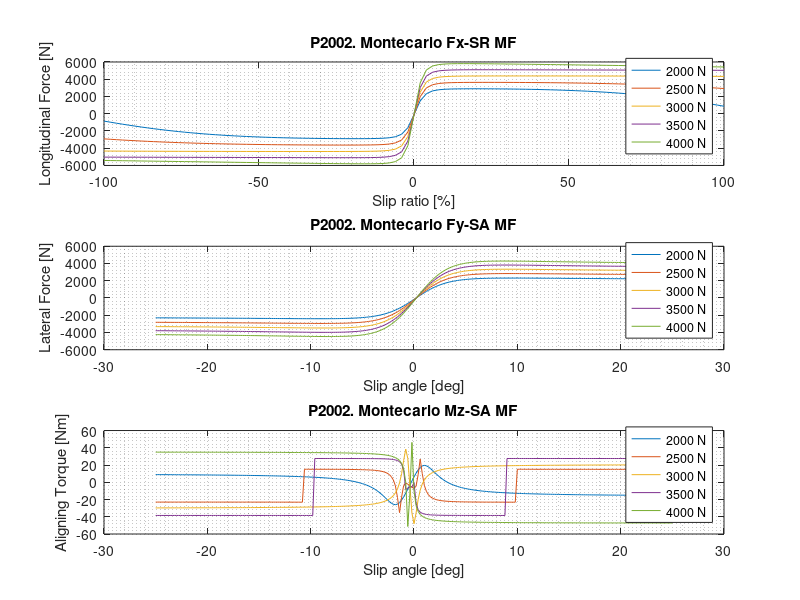

MATLAB code to generate this figure:
% Monte carlo equation Tyre_Mode %
clear all;


Fz_range = [2:0.5:4]; % Normal Force per tyre [kN]
slip_range = [-100:2:100]; % Slip ratio [%]
slip_angle = [-25:0.2:25]; % Slip angle [deg]
cmb = 2; % Camber [deg]

% LONGITUDINAL
% Independent parameters
b0 = 1.65;
b2 = 1490;
b4 = 276;
b8 = 1.2;
b10 = -0.176;
b11 = 0;
% Dependent parameters
b1 = -9.46;
b3 = 130;
b5 = 0.0886;
b6 = 0.000402;
b7 = -0.0615;
b9 = 0.03;
b12 = 0;

i = 1;
j = 1;
while i <= length(slip_range)
    slip = slip_range(i);
    while j <= length(Fz_range)
        Fz = Fz_range(j);
        
        C = b0;
        D = Fz*(b1*Fz+b2);
        BCD = (b3*Fz^2+b4*Fz)*exp(-b5*Fz);
        B = BCD/(C*D);
        H = b9*Fz+b10;
        V = b11*Fz+b12;
        E = (b6*Fz^2+b7*Fz+b8);
        Bx = B*(slip+H);
        
        Fx(i,j) = D*sin(C*atan(Bx-E*(Bx-atan(Bx))))+V;
        j = j+1;
    end
    j = 1;
    i = i+1;
end

% LATERAL
% Independent parameters
a0 = 1.3; % 1.551
a2 = 1262;
a3 = 2683;
a4 = 12.8;
a7 = 0.057;
a9 = -0.012;
a11 = -14;
% a17 = 0;
% Dependent parameters
a1 = -42;
a6 = -0.11;
a8 = -0.019;
a12 = 4.6;
% Camber dependent-parameters
a5 = 0.014;
a10 = -0.082;
a13 = 0.35;
% a14 = 10;
% a15 = -0.005;
% a16 = -0.05;

i = 1;
j = 1;
while i <= length(slip_angle)
    slip = slip_angle(i);
    while j <= length(Fz_range)
        Fz = Fz_range(j);
        
        C = a0;
        D = Fz*(a1*Fz+a2);
        BCD = a3*sin(atan(Fz/a4)*2)*(1-a5*abs(cmb));
        B = BCD/(C*D);
        H = a8*cmb+a9*Fz+a10;
        V = a11*Fz*cmb+a12*Fz+a13;
        E = (a6*Fz+a7);
        Bx = B*(slip+H);
        
        Fy(i,j) = D*sin(C*atan(Bx-E*(Bx-atan(Bx))))+V;
        j = j+1;
    end
    j = 1;
    i = i+1;
end

% ALIGNING MOMENT
% Aligning coeff
c0 = 2.4;
c1 = -3.1;
c2 = -5.21;
c3 = -1.35;
c4 = -5.4;
c5 = 0;
c6 = 0;
c7 = 0.037;
c8 = -0.284;
c9 = -1.86;
c10 = -0.052;
c11 = 0.029;
c12 = -0.0042;
c13 = -0.14;
c14 = 0.04;
c15 = -0.884;
c16 = -0.19;
c17 = 0.4;


i = 1;
j = 1;
while i <= length(slip_angle)
    slip = slip_angle(i);
    while j <= length(Fz_range)
        Fz = Fz_range(j);
        
        C = c0;
        D = Fz*(c1*Fz+c2);
        BCD = (c3*Fz^2+c4^Fz)*(1-c6*abs(cmb))*exp(-c5*Fz);
        B = BCD/(C*D);
        H = c11*cmb+c12*Fz+a13;
        V = (c14*Fz^2+c15*Fz)*cmb+c16*Fz+c17;
        E = (c7*Fz^2+c8*Fz+c9)*(1-c10*abs(cmb));
        Bx = B*(slip+H);
        
        Mz(i,j) = D*sin(C*atan(Bx-E*(Bx-atan(Bx))))+V;
        j = j+1;
    end
    j = 1;
    i = i+1;
end


% GRAPHS
figure('Name','Tyre.P2002 Montecarlo','NumberTitle','off')
subplot(3,1,1)
i = 1;
while i <= length(Fx(1,:))
    plot(slip_range,Fx(:,i));hold on;
    i = i+1;
end
grid minor
title('P2002. Montecarlo Fx-SR MF')
legend('2000 N','2500 N','3000 N','3500 N','4000 N','location','southeast')
xlabel('Slip ratio [%]');ylabel('Longitudinal Force [N]')

subplot(3,1,2)
i = 1;
while i <= length(Fy(1,:))
    plot(slip_angle,Fy(:,i));hold on;
    i = i+1;
end
grid minor
title('P2002. Montecarlo Fy-SA MF')
legend('2000 N','2500 N','3000 N','3500 N','4000 N','location','southeast')
xlabel('Slip angle [deg]');ylabel('Lateral Force [N]')

subplot(3,1,3)
i = 1;
while i <= length(Fy(1,:))
    plot(slip_angle,Mz(:,i));hold on;
    i = i+1;
end
grid minor
title('P2002. Montecarlo Mz-SA MF')
legend('2000 N','2500 N','3000 N','3500 N','4000 N','location','southeast')
xlabel('Slip angle [deg]');ylabel('Aligning Torque [Nm]')

